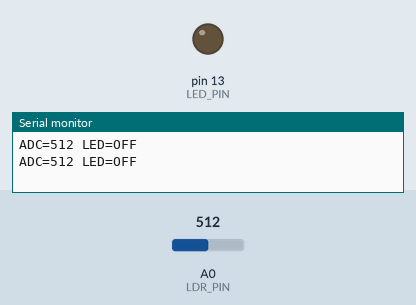
This sketch was run on a simulated Arduino Uno, built with avr-gcc and run on an emulated ATmega328P. Parts: output pins drawn as LEDs (lit = HIGH), the last lines printed to the serial monitor. The inputs (shaded band) are chosen by the test bench; at power-on: A0 (LDR_PIN) = 512.

Above: at 2.8 s.
2.9 s: A0 (LDR_PIN) set to 44
4.4 s: A0 (LDR_PIN) set to 37
At 6.0 s:
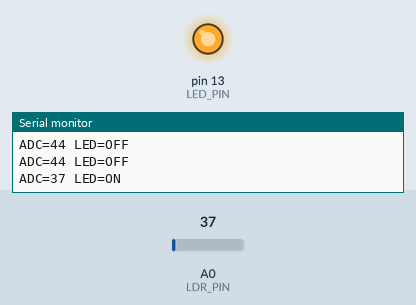
6.5 s: A0 (LDR_PIN) set to 122
At 7.5 s:
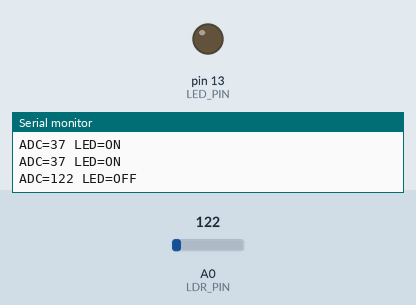
8.5 s: A0 (LDR_PIN) set to 30
At 10.3 s:
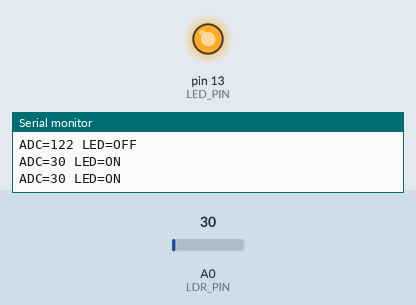
Timing chart, 0 to 11.5 s (numbered marks = the images above; inputs shaded):
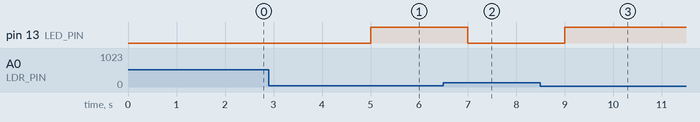

Measured:
- the behaviour switches between 40 and 39 on A0 (LDR_PIN) (found by bisection; images 0 and 1)
- after the input at 4.4 s, pin 13 (LED_PIN): LOW → HIGH after 0.60 s
- after the input at 6.5 s, pin 13 (LED_PIN): HIGH → LOW after 0.50 s
- after the input at 8.5 s, pin 13 (LED_PIN): LOW → HIGH after 0.50 s

The sketch:

baby_ldr_project.ino
```cpp
const int LDR_PIN = A0;
const int LED_PIN = 13;

unsigned long lastSample = 0;
const unsigned long SAMPLE_INTERVAL = 1000;

void setup() {
    pinMode(LED_PIN, OUTPUT);
    Serial.begin(9600);
}

void loop() {
    unsigned long now = millis();

    if (now - lastSample >= SAMPLE_INTERVAL) {
        lastSample = now;

        int adc = analogRead(LDR_PIN);
        bool ledOn = adc < 40;

        digitalWrite(LED_PIN, ledOn ? HIGH : LOW);

        Serial.print("ADC=");
        Serial.print(adc);
        Serial.print(" LED=");
        Serial.println(ledOn ? "ON" : "OFF");
    }
}
```
